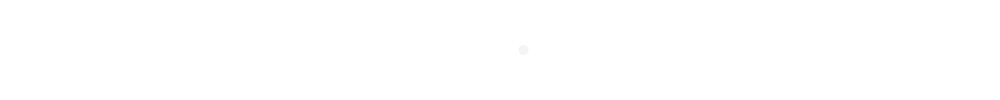
Frame 1 (no input)
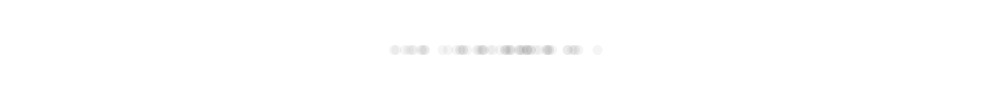
Frame 60 (the mouse pressed at the canvas centre just before this capture)
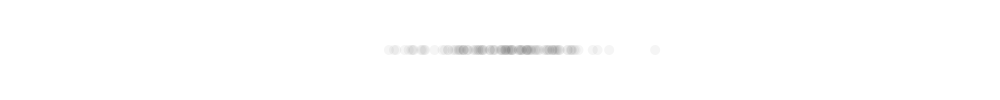
Frame 120 (the mouse held since frame 60 and released just before this capture)

The Processing sketch that drew these frames (run headless with seeded random() and noise(); from frame 60 on, the mouse is pressed at the canvas centre):

// Processing sketch: gaussian_distribution
// ── gaussian_distribution.pde
import java.util.Random;

Random generator;

void setup() {
  size(1000, 100);
  generator = new Random();
  background(255);
  
  
}

void draw() {
  
  
  // casting syntax for Java, this is float(generator.nextGaussian())
  float x = (float) generator.nextGaussian();
  float stddev = 50;
  float mean = width/2;
  
  x = x * stddev;
  x = x + mean;
  
  fill(0, 10);
  noStroke();
  ellipse(x, height/2, 10, 10);
}
